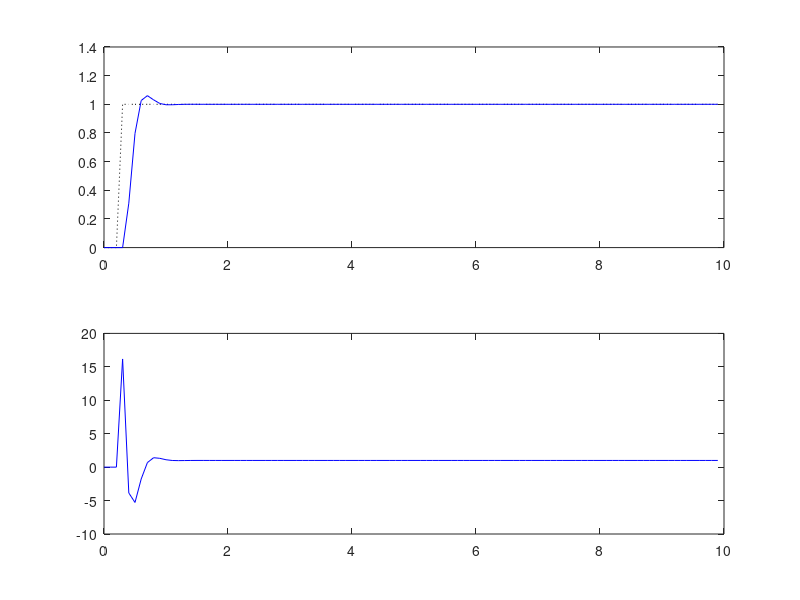

The MATLAB script that drew this image:
%% Generalized Predictive Control Example
clear all; close all; clc;

%% Example model
ks = 1; % static gain
wn = 2; % rad/s
zeta = 0.3; % damping factor
td = 0; % time delay in seconds
Gs = tf(ks*wn^2,[1   2*zeta*wn  wn^2]);



%% ZOH equivalent
ws = 10*wn; % sampling frequency in rad/s
    fs = ws/(2*pi); % ... in Hz
    Ts = 1/fs
    Ts = 0.1; % approx.
Gz = c2d(Gs,Ts);
Az = Gz.den{1};
    a1 = Az(2); a2 = Az(3);
Bz = Gz.num{1};
    b0 = Bz(2); b1 = Bz(3);

    % Total discrete time delay
    d = 1+ round(td/Ts);
    disp('Discrete time delay d = '); disp(d);

    %Gz = tf(Bz,Az,Ts,'inputdelay',round(td/Ts))
    Gz = tf(Bz,Az,Ts);

%% Converting the system to the ARIMAX state-space form:
DAz = conv(Az,[1 -1])
A = [ -DAz(2:end)'  [ eye(2,2) ; [0 0] ]   ]
B = [ Bz(2:end)' ; 0]
C = [ 1 0 0 ];
Gamma = [ -DAz(2:end)' ]
% sysa = ss(A,B,C,0,Ts); figure; step(sysa)


%% GPC
nb=1; na = 2;
Ny = 2; Nu = 1; lam = .000001;

    % Generating a general Gorig matrix to obtain G and Gbar
    % Rmk: Gj(z) = B(z)Ej(z)
    Eorig =[1]; % based on Ej(z)
    E=1; F=[A^0*Gamma]'; Gmat=[];
    Gj=conv(E,Bz(2:end)); Gbar=[Gj(end-nb+1:end)];
    % Construindo as matrizes Gbar e F:
    for j=2:Ny
    E=[E C*A^(j-2)*Gamma]; F=[F;[A^(j-1)*Gamma]'];
    Gj=conv(E,Bz(2:end)); Gbar=[Gbar; Gj(end-nb+1:end)];
    end

    % G matrix obtained by the Toeplitz lower tringular matrix
    G = toeplitz( Gj(1:end-nb) ); G=tril(G);
    G = G(1:Ny,1:Nu); % Based on the prediction horizons

    % F_R matrix: Eq. (6.270)
    F_R = [Gbar F];

    % GPC Gain
    K = inv(G'*G +lam*eye(Nu,Nu))*G';
    K1 = K(1,:);

%% Discrete-time simulation
tfinal = 10; 
Nsim = round(tfinal/Ts); % total number of iterations for the sim.

r(1:na+d)=0; r(na+d+1:Nsim+Ny)=1;
r = r'; % Making sure that this is a column vector!

for k = 1:na+d % initial conditions (N is huge!)
    y(k)=0;
    u(k)=0;
    du(k)=0;
end
for k = na+d+1:Nsim
    % Plant model
    y(k) = -a1*y(k-1) -a2*y(k-2) +b0*u(k-d) +b1*u(k-d-1);

    % GPC
      x = [du(k-1) y(k) y(k-1) y(k-2)]';

      % Control law
      du(k) = K1*( r(k:k+Ny-1,1)-F_R*x );

      u(k) = u(k-1) +du(k);
end

% Plots
t=0:Ts:Nsim*Ts-Ts;
figure;
subplot(211)
    plot(t,r(1:Nsim),':k'); hold;
    plot(t,y,'b');

subplot(212)
    plot(t,u,'b');
